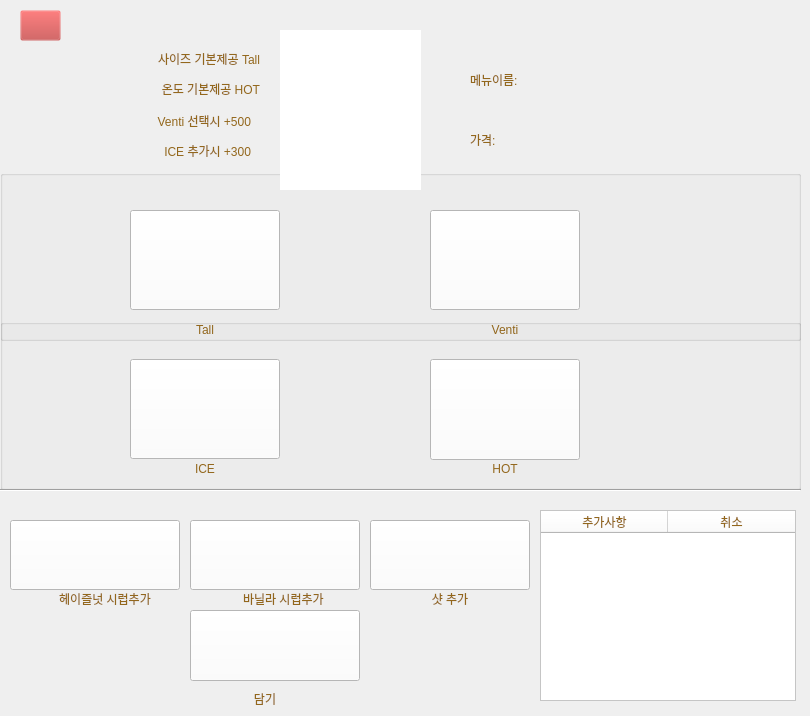
   <widget class="QWidget" name="page_3">
    <widget class="QLabel" name="image">
     <property name="geometry">
      <rect>
       <x>280</x>
       <y>30</y>
       <width>141</width>
       <height>160</height>
      </rect>
     </property>
     <property name="styleSheet">
      <string notr="true">background-color: rgb(255, 255, 255);
</string>
     </property>
     <property name="text">
      <string/>
     </property>
     <property name="scaledContents">
      <bool>true</bool>
     </property>
     <property name="alignment">
      <set>Qt::AlignCenter</set>
     </property>
    </widget>
    <widget class="QPushButton" name="syrup_h">
     <property name="geometry">
      <rect>
       <x>10</x>
       <y>520</y>
       <width>170</width>
       <height>70</height>
      </rect>
     </property>
     <property name="styleSheet">
      <string notr="true">background-color: rgb(255, 255, 255);</string>
     </property>
     <property name="text">
      <string/>
     </property>
     <property name="icon">
      <iconset>
       <normaloff>syrup.png</normaloff>syrup.png</iconset>
     </property>
     <property name="iconSize">
      <size>
       <width>200</width>
       <height>72</height>
      </size>
     </property>
    </widget>
    <widget class="QPushButton" name="syrup_v">
     <property name="geometry">
      <rect>
       <x>190</x>
       <y>520</y>
       <width>170</width>
       <height>70</height>
      </rect>
     </property>
     <property name="styleSheet">
      <string notr="true">background-color: rgb(255, 255, 255);</string>
     </property>
     <property name="text">
      <string/>
     </property>
     <property name="icon">
      <iconset>
       <normaloff>syrup.png</normaloff>syrup.png</iconset>
     </property>
     <property name="iconSize">
      <size>
       <width>200</width>
       <height>72</height>
      </size>
     </property>
    </widget>
    <widget class="QPushButton" name="shot">
     <property name="geometry">
      <rect>
       <x>370</x>
       <y>520</y>
       <width>160</width>
       <height>70</height>
      </rect>
     </property>
     <property name="styleSheet">
      <string notr="true">background-color: rgb(255, 255, 255);</string>
     </property>
     <property name="text">
      <string/>
     </property>
     <property name="icon">
      <iconset>
       <normaloff>shot.png</normaloff>shot.png</iconset>
     </property>
     <property name="iconSize">
      <size>
       <width>177</width>
       <height>66</height>
      </size>
     </property>
    </widget>
    <widget class="QPushButton" name="bucket_g">
     <property name="geometry">
      <rect>
       <x>190</x>
       <y>610</y>
       <width>170</width>
       <height>71</height>
      </rect>
     </property>
     <property name="styleSheet">
      <string notr="true">background-color: rgb(255, 255, 255);</string>
     </property>
     <property name="text">
      <string/>
     </property>
     <property name="icon">
      <iconset>
       <normaloff>bucket.png</normaloff>bucket.png</iconset>
     </property>
     <property name="iconSize">
      <size>
       <width>200</width>
       <height>67</height>
      </size>
     </property>
    </widget>
    <widget class="QLabel" name="menu_n">
     <property name="geometry">
      <rect>
       <x>470</x>
       <y>60</y>
       <width>181</width>
       <height>40</height>
      </rect>
     </property>
     <property name="styleSheet">
      <string notr="true">background-color: rgba(191, 64, 64, 0);
color: rgb(147, 103, 28);</string>
     </property>
     <property name="text">
      <string>메뉴이름:</string>
     </property>
    </widget>
    <widget class="QLabel" name="purch">
     <property name="geometry">
      <rect>
       <x>470</x>
       <y>120</y>
       <width>100</width>
       <height>40</height>
      </rect>
     </property>
     <property name="styleSheet">
      <string notr="true">background-color: rgba(191, 64, 64, 0);
color: rgb(147, 103, 28);</string>
     </property>
     <property name="text">
      <string>가격:</string>
     </property>
    </widget>
    <widget class="QPushButton" name="backbtn_3">
     <property name="geometry">
      <rect>
       <x>20</x>
       <y>10</y>
       <width>41</width>
       <height>31</height>
      </rect>
     </property>
     <property name="styleSheet">
      <string notr="true">background-color: rgba(191, 64, 64, 0);
border-image:url(&quot;/home/iot/PycharmProjects/pythonProject/키오스크/ba.png&quot;)</string>
     </property>
     <property name="text">
      <string/>
     </property>
    </widget>
    <widget class="Line" name="line_3">
     <property name="geometry">
      <rect>
       <x>0</x>
       <y>480</y>
       <width>801</width>
       <height>20</height>
      </rect>
     </property>
     <property name="orientation">
      <enum>Qt::Horizontal</enum>
     </property>
    </widget>
    <widget class="QGroupBox" name="temper">
     <property name="geometry">
      <rect>
       <x>0</x>
       <y>319</y>
       <width>801</width>
       <height>171</height>
      </rect>
     </property>
     <property name="styleSheet">
      <string notr="true">background-color: rgba(191, 64, 64, 0);</string>
     </property>
     <property name="title">
      <string/>
     </property>
     <widget class="QPushButton" name="ice">
      <property name="geometry">
       <rect>
        <x>130</x>
        <y>40</y>
        <width>150</width>
        <height>100</height>
       </rect>
      </property>
      <property name="styleSheet">
       <string notr="true">background-color: rgb(255, 255, 255);
</string>
      </property>
      <property name="text">
       <string/>
      </property>
      <property name="icon">
       <iconset>
        <normaloff>iceage.png</normaloff>iceage.png</iconset>
      </property>
      <property name="iconSize">
       <size>
        <width>200</width>
        <height>97</height>
       </size>
      </property>
      <property name="checkable">
       <bool>true</bool>
      </property>
     </widget>
     <widget class="QPushButton" name="hot">
      <property name="geometry">
       <rect>
        <x>430</x>
        <y>40</y>
        <width>150</width>
        <height>101</height>
       </rect>
      </property>
      <property name="tabletTracking">
       <bool>false</bool>
      </property>
      <property name="styleSheet">
       <string notr="true">background-color: rgb(255, 255, 255);</string>
      </property>
      <property name="text">
       <string/>
      </property>
      <property name="icon">
       <iconset>
        <normaloff>cup.png</normaloff>cup.png</iconset>
      </property>
      <property name="iconSize">
       <size>
        <width>145</width>
        <height>124</height>
       </size>
      </property>
      <property name="checkable">
       <bool>true</bool>
      </property>
     </widget>
     <widget class="QLabel" name="label_30">
      <property name="geometry">
       <rect>
        <x>130</x>
        <y>140</y>
        <width>150</width>
        <height>20</height>
       </rect>
      </property>
      <property name="styleSheet">
       <string notr="true">color: rgb(147, 103, 28);
background-color: rgba(191, 64, 64, 0);border-radius: 20px;</string>
      </property>
      <property name="text">
       <string>ICE</string>
      </property>
      <property name="alignment">
       <set>Qt::AlignCenter</set>
      </property>
     </widget>
     <widget class="QLabel" name="label_33">
      <property name="geometry">
       <rect>
        <x>430</x>
        <y>140</y>
        <width>150</width>
        <height>20</height>
       </rect>
      </property>
      <property name="styleSheet">
       <string notr="true">color: rgb(147, 103, 28);
background-color: rgba(191, 64, 64, 0);border-radius: 20px;</string>
      </property>
      <property name="text">
       <string>HOT</string>
      </property>
      <property name="alignment">
       <set>Qt::AlignCenter</set>
      </property>
     </widget>
    </widget>
    <widget class="QGroupBox" name="size">
     <property name="geometry">
      <rect>
       <x>0</x>
       <y>170</y>
       <width>801</width>
       <height>171</height>
      </rect>
     </property>
     <property name="styleSheet">
      <string notr="true">background-color: rgba(191, 64, 64, 0);</string>
     </property>
     <property name="title">
      <string/>
     </property>
     <widget class="QPushButton" name="venti">
      <property name="geometry">
       <rect>
        <x>430</x>
        <y>40</y>
        <width>150</width>
        <height>100</height>
       </rect>
      </property>
      <property name="styleSheet">
       <string notr="true">background-color: rgb(255, 255, 255);
</string>
      </property>
      <property name="text">
       <string/>
      </property>
      <property name="icon">
       <iconset>
        <normaloff>take.png</normaloff>take.png</iconset>
      </property>
      <property name="iconSize">
       <size>
        <width>200</width>
        <height>167</height>
       </size>
      </property>
      <property name="checkable">
       <bool>true</bool>
      </property>
     </widget>
     <widget class="QPushButton" name="tall">
      <property name="geometry">
       <rect>
        <x>130</x>
        <y>40</y>
        <width>150</width>
        <height>100</height>
       </rect>
      </property>
      <property name="styleSheet">
       <string notr="true">background-color: rgb(255, 255, 255);
</string>
      </property>
      <property name="text">
       <string/>
      </property>
      <property name="icon">
       <iconset>
        <normaloff>take.png</normaloff>take.png</iconset>
      </property>
      <property name="iconSize">
       <size>
        <width>200</width>
        <height>167</height>
       </size>
      </property>
      <property name="checkable">
       <bool>true</bool>
      </property>
     </widget>
     <widget class="QLabel" name="label_31">
      <property name="geometry">
       <rect>
        <x>130</x>
        <y>150</y>
        <width>150</width>
        <height>20</height>
       </rect>
      </property>
      <property name="styleSheet">
       <string notr="true">color: rgb(147, 103, 28);
background-color: rgba(191, 64, 64, 0);border-radius: 20px;</string>
      </property>
      <property name="text">
       <string>Tall</string>
      </property>
      <property name="alignment">
       <set>Qt::AlignCenter</set>
      </property>
     </widget>
     <widget class="QLabel" name="label_32">
      <property name="geometry">
       <rect>
        <x>430</x>
        <y>150</y>
        <width>150</width>
        <height>20</height>
       </rect>
      </property>
      <property name="styleSheet">
       <string notr="true">color: rgb(147, 103, 28);
background-color: rgba(191, 64, 64, 0);border-radius: 20px;</string>
      </property>
      <property name="text">
       <string>Venti</string>
      </property>
      <property name="alignment">
       <set>Qt::AlignCenter</set>
      </property>
     </widget>
    </widget>
    <widget class="QTableWidget" name="ta1">
     <property name="geometry">
      <rect>
       <x>540</x>
       <y>510</y>
       <width>256</width>
       <height>191</height>
      </rect>
     </property>
     <property name="styleSheet">
      <string notr="true">color: rgb(147, 103, 28);
background-color: rgb(255, 255, 255)</string>
     </property>
     <property name="editTriggers">
      <set>QAbstractItemView::NoEditTriggers</set>
     </property>
     <attribute name="horizontalHeaderDefaultSectionSize">
      <number>127</number>
     </attribute>
     <column>
      <property name="text">
       <string>추가사항</string>
      </property>
     </column>
     <column>
      <property name="text">
       <string>취소</string>
      </property>
     </column>
    </widget>
    <widget class="QLabel" name="label_34">
     <property name="geometry">
      <rect>
       <x>30</x>
       <y>590</y>
       <width>150</width>
       <height>17</height>
      </rect>
     </property>
     <property name="styleSheet">
      <string notr="true">color: rgb(147, 103, 28);
background-color: rgba(191, 64, 64, 0);border-radius: 20px;</string>
     </property>
     <property name="text">
      <string>헤이즐넛 시럽추가</string>
     </property>
     <property name="alignment">
      <set>Qt::AlignCenter</set>
     </property>
    </widget>
    <widget class="QLabel" name="label_35">
     <property name="geometry">
      <rect>
       <x>210</x>
       <y>590</y>
       <width>150</width>
       <height>17</height>
      </rect>
     </property>
     <property name="styleSheet">
      <string notr="true">color: rgb(147, 103, 28);
background-color: rgba(191, 64, 64, 0);border-radius: 20px;</string>
     </property>
     <property name="text">
      <string>바닐라 시럽추가 </string>
     </property>
     <property name="alignment">
      <set>Qt::AlignCenter</set>
     </property>
    </widget>
    <widget class="QLabel" name="label_36">
     <property name="geometry">
      <rect>
       <x>390</x>
       <y>590</y>
       <width>120</width>
       <height>17</height>
      </rect>
     </property>
     <property name="styleSheet">
      <string notr="true">color: rgb(147, 103, 28);
background-color: rgba(191, 64, 64, 0);border-radius: 20px;</string>
     </property>
     <property name="text">
      <string>샷 추가</string>
     </property>
     <property name="alignment">
      <set>Qt::AlignCenter</set>
     </property>
    </widget>
    <widget class="QLabel" name="label_37">
     <property name="geometry">
      <rect>
       <x>190</x>
       <y>690</y>
       <width>150</width>
       <height>17</height>
      </rect>
     </property>
     <property name="styleSheet">
      <string notr="true">color: rgb(147, 103, 28);
background-color: rgba(191, 64, 64, 0);border-radius: 20px;</string>
     </property>
     <property name="text">
      <string>담기</string>
     </property>
     <property name="alignment">
      <set>Qt::AlignCenter</set>
     </property>
    </widget>
    <widget class="QLabel" name="label_50">
     <property name="geometry">
      <rect>
       <x>140</x>
       <y>140</y>
       <width>111</width>
       <height>21</height>
      </rect>
     </property>
     <property name="styleSheet">
      <string notr="true">background-color: rgba(191, 64, 64, 0);
color: rgb(147, 103, 28);</string>
     </property>
     <property name="text">
      <string>ICE 추가시 +300</string>
     </property>
     <property name="alignment">
      <set>Qt::AlignRight|Qt::AlignTrailing|Qt::AlignVCenter</set>
     </property>
    </widget>
    <widget class="QLabel" name="label_51">
     <property name="geometry">
      <rect>
       <x>130</x>
       <y>110</y>
       <width>121</width>
       <height>21</height>
      </rect>
     </property>
     <property name="styleSheet">
      <string notr="true">background-color: rgba(191, 64, 64, 0);
color: rgb(147, 103, 28);</string>
     </property>
     <property name="text">
      <string>Venti 선택시 +500</string>
     </property>
     <property name="alignment">
      <set>Qt::AlignRight|Qt::AlignTrailing|Qt::AlignVCenter</set>
     </property>
    </widget>
    <widget class="QLabel" name="label_29">
     <property name="geometry">
      <rect>
       <x>130</x>
       <y>50</y>
       <width>130</width>
       <height>17</height>
      </rect>
     </property>
     <property name="styleSheet">
      <string notr="true">background-color: rgba(191, 64, 64, 0);
color: rgb(147, 103, 28);</string>
     </property>
     <property name="text">
      <string>사이즈 기본제공 Tall</string>
     </property>
     <property name="alignment">
      <set>Qt::AlignRight|Qt::AlignTrailing|Qt::AlignVCenter</set>
     </property>
    </widget>
    <widget class="QLabel" name="label_46">
     <property name="geometry">
      <rect>
       <x>130</x>
       <y>80</y>
       <width>130</width>
       <height>17</height>
      </rect>
     </property>
     <property name="styleSheet">
      <string notr="true">background-color: rgba(191, 64, 64, 0);
color: rgb(147, 103, 28);</string>
     </property>
     <property name="text">
      <string>온도 기본제공 HOT</string>
     </property>
     <property name="alignment">
      <set>Qt::AlignRight|Qt::AlignTrailing|Qt::AlignVCenter</set>
     </property>
    </widget>
    <zorder>size</zorder>
    <zorder>temper</zorder>
    <zorder>image</zorder>
    <zorder>syrup_h</zorder>
    <zorder>syrup_v</zorder>
    <zorder>shot</zorder>
    <zorder>bucket_g</zorder>
    <zorder>menu_n</zorder>
    <zorder>purch</zorder>
    <zorder>backbtn_3</zorder>
    <zorder>line_3</zorder>
    <zorder>ta1</zorder>
    <zorder>label_34</zorder>
    <zorder>label_35</zorder>
    <zorder>label_36</zorder>
    <zorder>label_37</zorder>
    <zorder>label_50</zorder>
    <zorder>label_51</zorder>
    <zorder>label_29</zorder>
    <zorder>label_46</zorder>
   </widget>
